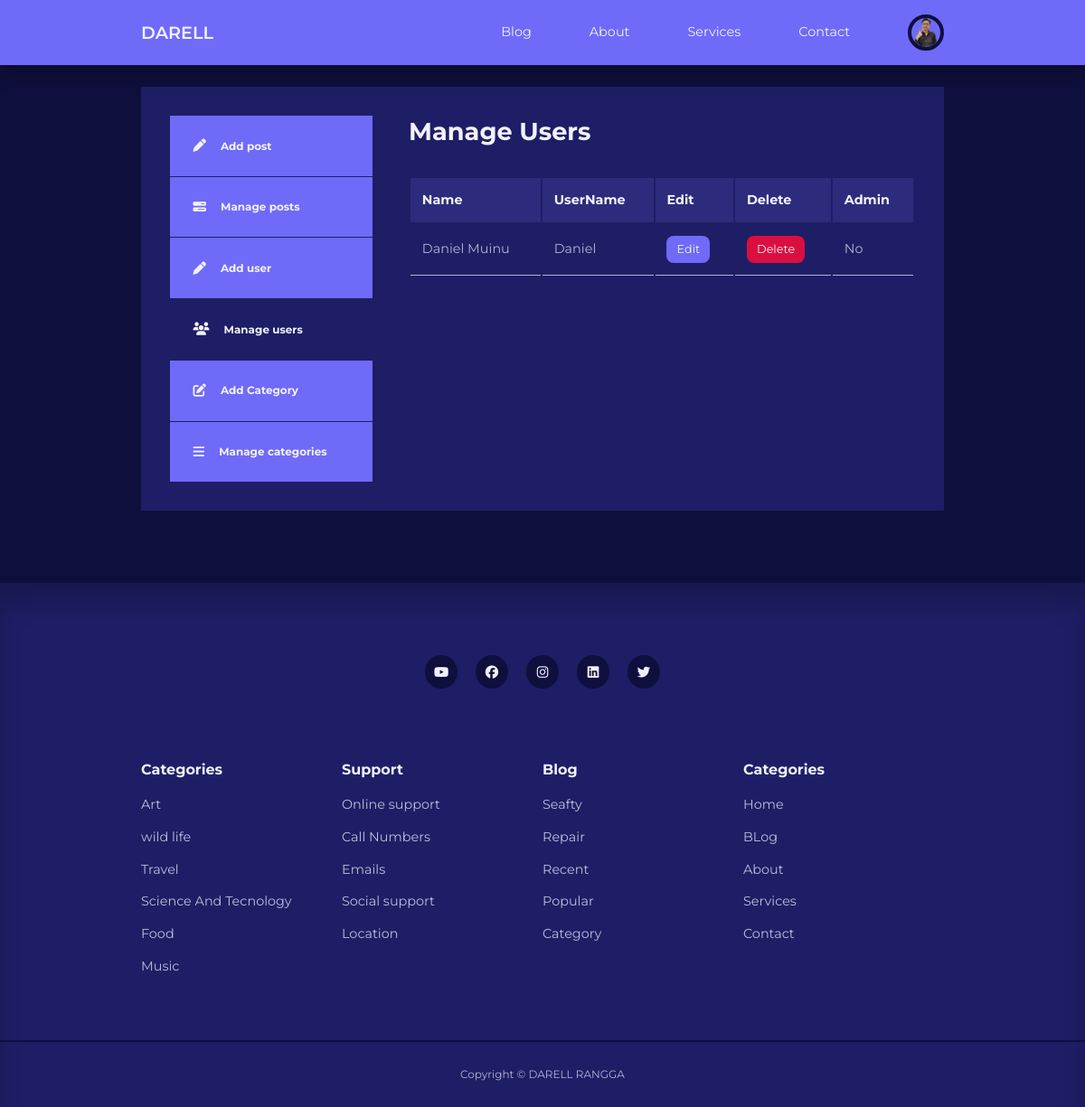
Screenshot of /admin/manage-users.php (signed in) with the database file from the repository.
### tables this page shows
CREATE TABLE `users` (
  `id` int UNSIGNED NOT NULL,
  `firstname` varchar(50) NOT NULL,
  `lastname` varchar(50) NOT NULL,
  `username` varchar(50) NOT NULL,
  `email` varchar(100) NOT NULL,
  `password` varchar(255) NOT NULL,
  `avatar` varchar(255) NOT NULL,
  `is_admin` tinyint(1) NOT NULL
);

### admin/partials/header.php (called while the page is built, shortened)
<?php
require "../partials/header.php";

### admin/manage-users.php (the view, shortened to what this page needs)
<?php
include "partials/header.php";
$cuurent_admin_id = $_SESSION['user-id'];
$query = "SELECT * FROM users WHERE NOT id=$cuurent_admin_id";
$users = mysqli_query($conn, $query);
?>
<section class="dashboard">
    <div class="container dashboard-container">
      <aside>
        <ul>
          <li>
            <a href="add-post.php"><i class="fa-solid fa-pen"></i>
              <h5>Add post</h5>
            </a>
          </li>
          <li>
            <a href="index.php"><i class="fa-solid fa-bars-progress"></i>
              <h5>Manage posts</h5>
            </a>
          </li>
          <?php if (isset($_SESSION['user-id-admin'])) : ?>
            <li>
              <a href="add-user.php"><i class="fa-solid fa-pen"></i>
                <h5>Add user</h5>
              </a>
            </li>
            <li>
              <a href="manage-users.php" class="active"><i class="fa-solid fa-users"></i>
                <h5>Manage users</h5>
              </a>
            </li>
            <li>
              <a href="add-category.php"><i class="fa-solid fa-pen-to-square"></i>
                <h5>Add Category</h5>
              </a>
            </li>
            <li>
              <a href="manage-categories.php"><i class="fa-solid fa-bars"></i>
                <h5>Manage categories</h5>
              </a>
            </li>
          <?php endif ?>
        </ul>
      </aside>
      <main>
        <h2>Manage Users</h2>
        <?php if (mysqli_num_rows($users) > 0) : ?>
          <table>
            <thead>
              <tr>
                <th>Name</th>
                <th>UserName</th>
                <th>Edit</th>
                <th>Delete</th>
                <th>Admin</th>
              </tr>
            </thead>
            <tbody>
              <?php while ($user = mysqli_fetch_assoc($users)) : ?>
                <tr>
                  <td><?= "{$user['firstname']} {$user['lastname']}" ?></td>
                  <td><?= $user['username']; ?></td>
                  <td><a href="<?= ROOT_URL ?>admin/edit-user.php?id= <?= $user['id']; ?>" class="btn sm">Edit</a></td>
                  <td>
                    <a href="<?= ROOT_URL ?>admin/delete-user.php?id= <?= $user['id']; ?>" class="btn sm danger">Delete</a>
                  </td>
                  <td><?= $user['is_admin'] ? 'Yes' : 'No'; ?></td>
                </tr>
              <?php endwhile ?>
            </tbody>
          </table>
        <?php else : ?>
          <div class="alert-message error"><?= "User Tidak Di Temukan"; ?></div>
        <?php endif ?>
      </main>
    </div>
</section>
<?php
include "../partials/footer.php"
?>

### partials/header.php (shortened to what this page needs)
<?php
require "config/database.php";
if (isset($_SESSION['user-id'])) {
    $id = filter_var($_SESSION['user-id'], FILTER_SANITIZE_NUMBER_INT);
    $query = "SELECT avatar FROM users WHERE id = $id";
    $result = mysqli_query($conn, $query);
    $avatar = mysqli_fetch_assoc($result);
}
?>
<!DOCTYPE html>
<html lang="en">
<head>
    <link rel="stylesheet" href="<?= ROOT_URL; ?>dist/style.css" />
    <link
        rel="stylesheet"
        href="https://cdnjs.cloudflare.com/ajax/libs/font-awesome/6.7.2/css/all.min.css"
 />
    <link
        rel="stylesheet"
        href="https://unicons.iconscout.com/release/v4.0.8/css/line.css" />
</head>
<body>
    <nav>
        <div class="container nav-container">
            <a href="<?= ROOT_URL; ?>" class="nav-logo">DARELL</a>
            <ul class="nav-items">
                <li><a href="<?= ROOT_URL ?>blog.php">Blog</a></li>
                <li><a href="<?= ROOT_URL ?>about.php">About</a></li>
                <li><a href="<?= ROOT_URL ?>services.php">Services</a></li>
                <li><a href="<?= ROOT_URL ?>contact.php">Contact</a></li>
                <?php if (isset($_SESSION['user-id'])) : ?>
                    <li class="nav-profile">
                        <div class="avatar">
                            <img src="<?= ROOT_URL . 'images/' . $avatar['avatar'] ?>" />
                        </div>
                    </li>
                <?php else : ?>
                    <li><a href="signin.php">Sign In</a></li>
                <?php endif ?>
            </ul>
        </div>
    </nav>

### rows the page displays
users: avatar (picture)
users: firstname "Daniel", lastname "Muinu", username "Daniel", is_admin "No"
